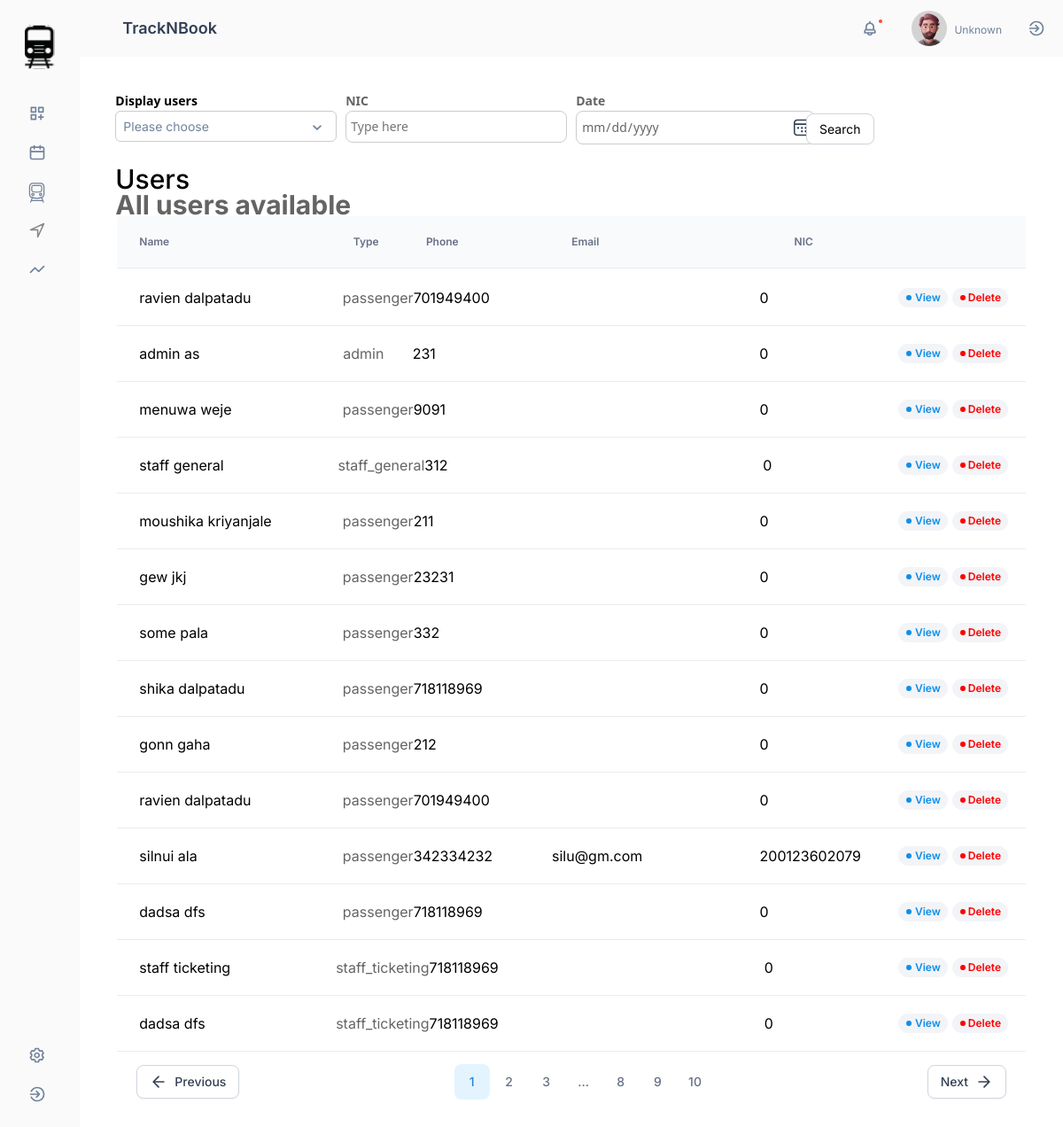
Screenshot of /public/admin/getusers (signed in) with the database file from the repository.
### tables this page shows
CREATE TABLE `tbl_user` (
  `user_id` int(11) NOT NULL,
  `user_title` varchar(10) NOT NULL,
  `user_first_name` varchar(50) NOT NULL,
  `user_last_name` varchar(50) NOT NULL,
  `user_phone_number` int(13) NOT NULL,
  `user_type` varchar(20) NOT NULL,
  `user_gender` varchar(10) NOT NULL,
  `user_email` varchar(50) NOT NULL,
  `user_nic` bigint(20) NOT NULL
);

### private/controllers/Admin.php (called while the page is built, shortened)
<?php
class Admin extends Controller
{
    function getUsers(){
        $user = new Users();
        $data = array();
        $data['users'] = $user->findAll();
        $this->view('display.users.admin', $data);
    }
}

### private/core/app.php (called while the page is built, shortened)
<?php
class App
{
    protected $method = 'index';
    public function __construct()
    {
        $URL = $this->getURL();
        if (file_exists("../private/controllers/" . $URL[0] . ".php" )) {
            unset( $URL[0]);
        }
        $this->controller = new $this->controller();
        if (isset($URL[1]) && method_exists($this->controller, $URL[1]))
        {
            $this->method = ucfirst($URL[1]);
            unset( $URL[1]);
        }
        $URL = array_values($URL);
        $this->params = $URL;
        call_user_func_array(array($this->controller,$this->method), $this->params);
    }
    private function getURL()
    {
        $url = isset($_GET['url']) ? $_GET['url'] : "home";
        return explode("/",  filter_var(trim($url, "/"), FILTER_SANITIZE_URL));
    }
}
?>

### public/index.php (called while the page is built, shortened)
<?php
$app = new App;
?>

### private/core/database.php (called while the page is built)
<?php
class Database
{
    protected function connect()
    {
        $string = DBDRIVER . ":host=" . DBHOST . ";dbname=" . DBNAME;
        if (!$con = new PDO($string, DBUSER, DBPASS)) {
            die("database connection faild");
        }
        return $con;
    }
    public function query($query, $data = array(), $data_type = "object")
    {
        $con = $this->connect();
        $stm = $con->prepare($query);
        if ($stm) {
            $check = $stm->execute($data);
            if ($check) {
                if ($data_type == "object") {
                    $data = $stm->fetchAll(PDO::FETCH_OBJ);
                } else {
                    $data = $stm->fetchAll(PDO::FETCH_ASSOC);
                }
                if (is_array($data) && count($data) > 0) {
                    return $data;
                }
            }
        }
        return false;
    }
}

### private/core/model.php (called while the page is built, shortened)
<?php
class Model extends Database
{
    public function findAll()
    {
        $query = "select * from $this->table ";
        $data = $this->query($query);
        return $data;
    }
}

### private/views/display.users.admin.view.php (the view, shortened to what this page needs)
<?php
if (isset($data['users']) && $data['users'] != 0) {
    $count =  count($data['users']);
} else {
    $count = 0;
}
?>
<body>
    <div class="column-left">
        <main>
            <div class="container">
                <div class="row ml-20 mr-20 mt-20">
                    <div class="col-12">
                        <form action="" method="post">
                            <div class="row mb-30 g-10">
                                <div class="col-3">
                                    <div class="text-inputs">
                                        <div class="input-text-label">Display users</div>
                                        <div class="width-fill">
                                        </div>
                                    </div>
                                </div>
                                <div class="col-3">
                                    <div class="text-inputs">
                                        <div class="input-text-label text lightgray-font">NIC</div>
                                        <div class="input-field">
                                            <div class="text">
                                                <input type="text" class="type-here" placeholder="Type here" name="reservation_passenger_nic">
                                            </div>
                                        </div>
                                    </div>
                                </div>
                                <div class="col-3">
                                    <div class="text-inputs date">
                                        <div class="input-text-label text lightgray-font">Date</div>
                                        <div class="input-field">
                                            <div class="text">
                                                <input type="date" class="type-here" placeholder="Type here" name="reservation_date">
                                            </div>
                                        </div>
                                    </div>
                                </div>
                                <div class="col-3 d-flex align-self-end">
                                    <button class="button">
                                        <div class="button-base">
                                            <input type="submit" value="Search" name="submit">
                                        </div>
                                    </button>
                                </div>
                            </div>
                        </form>
                    </div>
                    <div class="row">
                        <div class="col-12">
                            <div class="trains-available mb-10">
                                <h2>Users</h2>
                            </div>
                            <div class="row">
                                <div class="col-12">
                                    <div class="trains-available">
                                        <h3>All users available</h3>
                                    </div>
                                    <table class="">
                                        <thead>
                                            <tr class="row p-20">
                                                <th class="col-3 d-flex align-items-center">
                                                    Name
                                                </th>
                                                <th class="col-1">Type</th>
                                                <th class="col-2">Phone</th>
                                                <th class="col-3">Email</th>
                                                <th class="col-2 d-flex align-items-center">
                                                    NIC
                                                </th>
                                                <th class="col-1"></th>
                                            </tr>
                                        </thead>
                                        <tbody>
                                            <?php for ($user = 0; $user < $count; $user++) : ?>
                                                <tr class="row p-20">
                                                    <td class="col-3 d-flex align-items-center">
                                                        <?= $data['users'][$user]->user_first_name . " " . $data['users'][$user]->user_last_name ?>
                                                    </td>
                                                    <td class="col-1 d-flex align-items-center lightgray-font "><?= $data['users'][$user]->user_type ?></td>
                                                    <td class="col-2 d-flex align-items-center"><?= $data['users'][$user]->user_phone_number ?></td>
                                                    <td class="col-3 d-flex align-items-center"><?= $data['users'][$user]->user_email ?></td>
                                                    <td class="col-2 d-flex align-items-center">
                                                        <div class="d-flex .flex-row g-5 mr-5">
                                                            <?= $data['users'][$user]->user_nic ?>
                                                        </div>
                                                    </td>
                                                    <td class="col-1 d-flex align-items-center g-5">
                                                        <a class="blue" href="<?= ROOT ?>admin/updateUser/<?= $data['users'][$user]->user_id ?>">
                                                            <div class="badge-base bg-Selected-Blue">
                                                                <div class="dot">
                                                                    <div class="dot4"></div>
                                                                </div>
                                                                <div class="text blue">View</div>
                                                            </div>
                                                        </a>
                                                        <div class="badge-base bg-Selected-red" onclick="alert('Are you sure you want to delete record')">
                                                            <a class="blue d-flex flex-row g-2 align-items-center" href="<?= ROOT ?>admin/deleteUser/<?= $data['users'][$user]->user_id ?>">
                                                                <div class="dot">
                                                                    <div class="dot4  bg-Banner-red"></div>
                                                                </div>
                                                                <div class="text red">Delete</div>
                                                            </a>
                                                        </div>
                                                    </td>
                                                </tr>
                                            <?php endfor; ?>
                                        </tbody>
                                    </table>
                                    <div class="pagination">
                                        <button class="button">
                                            <div class="button-base">
                                                <svg class="arrow-left" width="20" height="20" viewBox="0 0 20 20" fill="none" xmlns="http://www.w3.org/2000/svg">
                                                    <path d="M15.8334 9.99935H4.16675M4.16675 9.99935L10.0001 15.8327M4.16675 9.99935L10.0001 4.16602" stroke="#344054" stroke-width="1.67" stroke-linecap="round" stroke-linejoin="round" />
                                                </svg>
                                                <div class="text">Previous</div>
                                            </div>
                                        </button>
                                        <div class="pagination-numbers">
                                            <div class="pagination-number-base-active">
                                                <div class="content">
                                                    <div class="number">1</div>
                                                </div>
                                            </div>
                                            <div class="pagination-number-base">
                                                <div class="content">
                                                    <div class="number2">2</div>
                                                </div>
                                            </div>
                                            <div class="pagination-number-base">
                                                <div class="content">
                                                    <div class="number2">3</div>
                                                </div>
                                            </div>
                                            <div class="pagination-number-base">
                                                <div class="content">
                                                    <div class="number2">...</div>
                                                </div>
                                            </div>
                                            <div class="pagination-number-base">
                                                <div class="content">
                                                    <div class="number2">8</div>
                                                </div>
                                            </div>
                                            <div class="pagination-number-base">
                                                <div class="content">
                                                    <div class="number2">9</div>
                                                </div>
                                            </div>
                                            <div class="pagination-number-base">
                                                <div class="content">
                                                    <div class="number2">10</div>
                                                </div>
                                            </div>
                                        </div>
                                        <button class="button">
                                            <div class="button-base">
                                                <div class="text">Next</div>
                                                <svg class="arrow-right" width="20" height="20" viewBox="0 0 20 20" fill="none" xmlns="http://www.w3.org/2000/svg">
                                                    <path d="M4.16675 9.99935H15.8334M15.8334 9.99935L10.0001 4.16602M15.8334 9.99935L10.0001 15.8327" stroke="#344054" stroke-width="1.67" stroke-linecap="round" stroke-linejoin="round" />
                                                </svg>
                                            </div>
                                        </button>
                                    </div>
                                </div>
                            </div>
                        </div>
                    </div>
                </div>
        </main>
    </div>
</body>
</html>

### rows the page displays
tbl_user: user_first_name "ravien", user_last_name "dalpatadu", user_type "passenger", user_phone_number "701949400", user_nic "0"
tbl_user: user_first_name "admin", user_last_name "as", user_type "admin", user_phone_number "231", user_nic "0"
tbl_user: user_first_name "menuwa", user_last_name "weje", user_type "passenger", user_phone_number "9091", user_nic "0"
tbl_user: user_first_name "staff", user_last_name "general", user_type "staff_general", user_phone_number "312", user_nic "0"
tbl_user: user_first_name "moushika", user_last_name "kriyanjale", user_type "passenger", user_phone_number "211", user_nic "0"
tbl_user: user_first_name "gew", user_last_name "jkj", user_type "passenger", user_phone_number "23231", user_nic "0"
tbl_user: user_first_name "some", user_last_name "pala", user_type "passenger", user_phone_number "332", user_nic "0"
tbl_user: user_first_name "shika", user_last_name "dalpatadu", user_type "passenger", user_phone_number "718118969", user_nic "0"
tbl_user: user_first_name "gonn", user_last_name "gaha", user_type "passenger", user_phone_number "212", user_nic "0"
tbl_user: user_first_name "ravien", user_last_name "dalpatadu", user_type "passenger", user_phone_number "701949400", user_nic "0"
tbl_user: user_first_name "silnui", user_last_name "ala", user_type "passenger", user_phone_number "342334232", user_email "silu@gm.com", user_nic "200123602079"
tbl_user: user_first_name "dadsa", user_last_name "dfs", user_type "passenger", user_phone_number "718118969", user_nic "0"
tbl_user: user_first_name "staff", user_last_name "ticketing", user_type "staff_ticketing", user_phone_number "718118969", user_nic "0"
tbl_user: user_first_name "dadsa", user_last_name "dfs", user_type "staff_ticketing", user_phone_number "718118969", user_nic "0"

### other values shown
Auth::getUser_type() "Unknown"
